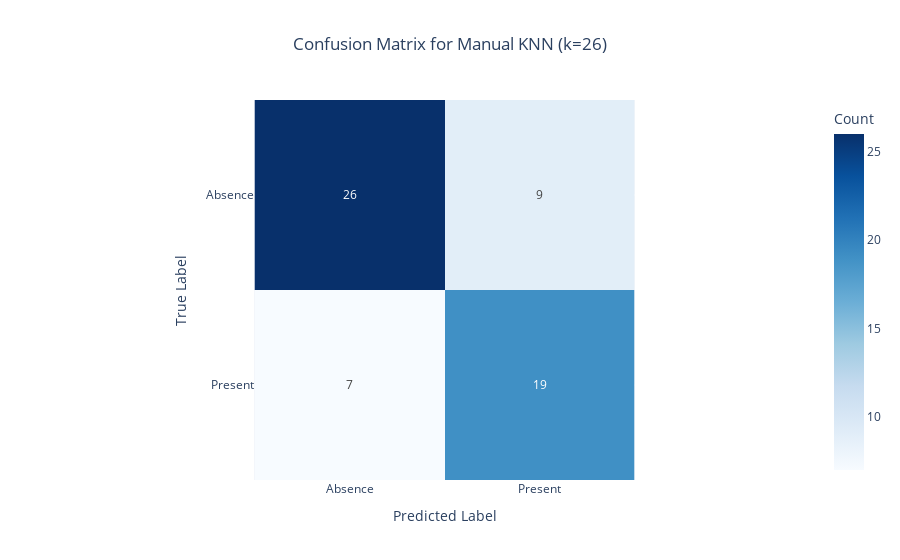

Notebook code for this chart:
### Markdown cell above
Graph 2: confusion matrix

### Code cell
import plotly.express as px
from sklearn.metrics import confusion_matrix
import pandas as pd

best_k = best_manual_k[0]
predictions = [classify(vector, training, training_labels, best_k) for vector in test]

labels = ["Absence", "Present"]
cm = confusion_matrix(test_labels, predictions, labels=labels)

fig = px.imshow(cm,
                labels=dict(x="Predicted Label", y="True Label", color="Count"),
                x=labels,
                y=labels,
                text_auto=True,
                color_continuous_scale='Blues',
                title=f"Confusion Matrix for Manual KNN (k={best_k})")

fig.update_layout(title_x=0.5)
fig.show()

### Figure 1 — Plotly figure (JSON) as saved in the notebook; plotly's stock layout.template omitted (floating-point values rounded to 4 significant figures)
{"data": [{"coloraxis": "coloraxis", "hovertemplate": "Predicted Label: %{x}<br>True Label: %{y}<br>Count: %{z}<extra></extra>", "name": "0", "texttemplate": "%{z}", "type": "heatmap", "x": ["Absence", "Present"], "xaxis": "x", "y": ["Absence", "Present"], "yaxis": "y", "z": [[26, 9], [7, 19]]}], "layout": {"coloraxis": {"colorbar": {"title": {"text": "Count"}}, "colorscale": [[0, "rgb(247,251,255)"], [0.125, "rgb(222,235,247)"], [0.25, "rgb(198,219,239)"], [0.375, "rgb(158,202,225)"], [0.5, "rgb(107,174,214)"], [0.625, "rgb(66,146,198)"], [0.75, "rgb(33,113,181)"], [0.875, "rgb(8,81,156)"], [1, "rgb(8,48,107)"]]}, "title": {"text": "Confusion Matrix for Manual KNN (k=26)", "x": 0.5}, "xaxis": {"anchor": "y", "constrain": "domain", "domain": [0, 1], "scaleanchor": "y", "title": {"text": "Predicted Label"}}, "yaxis": {"anchor": "x", "autorange": "reversed", "constrain": "domain", "domain": [0, 1], "title": {"text": "True Label"}}}}
